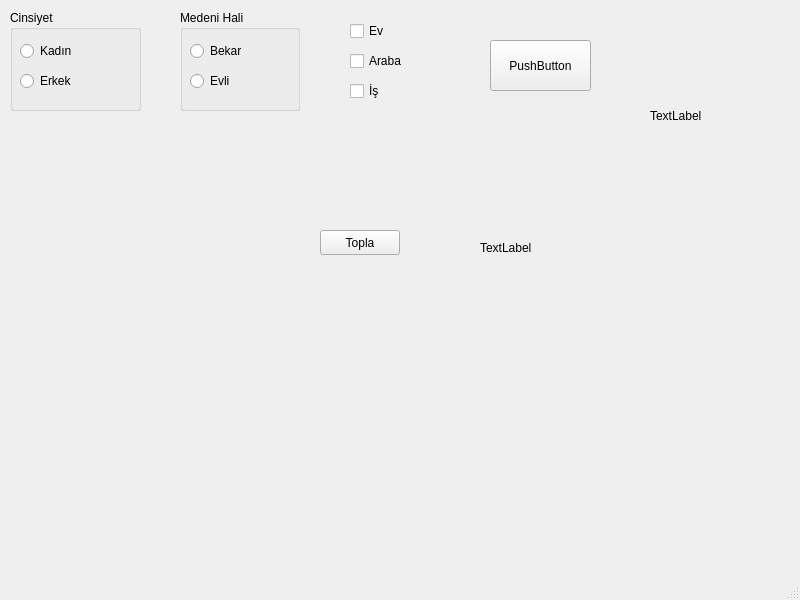
<?xml version="1.0" encoding="UTF-8"?>
<ui version="4.0">
 <class>MainWindow</class>
 <widget class="QMainWindow" name="MainWindow">
  <property name="geometry">
   <rect>
    <x>0</x>
    <y>0</y>
    <width>800</width>
    <height>600</height>
   </rect>
  </property>
  <property name="windowTitle">
   <string>MainWindow</string>
  </property>
  <widget class="QWidget" name="centralwidget">
   <widget class="QCheckBox" name="ev">
    <property name="geometry">
     <rect>
      <x>350</x>
      <y>20</y>
      <width>83</width>
      <height>22</height>
     </rect>
    </property>
    <property name="text">
     <string>Ev</string>
    </property>
   </widget>
   <widget class="QCheckBox" name="araba">
    <property name="geometry">
     <rect>
      <x>350</x>
      <y>50</y>
      <width>83</width>
      <height>22</height>
     </rect>
    </property>
    <property name="text">
     <string>Araba</string>
    </property>
   </widget>
   <widget class="QCheckBox" name="is">
    <property name="geometry">
     <rect>
      <x>350</x>
      <y>80</y>
      <width>83</width>
      <height>22</height>
     </rect>
    </property>
    <property name="text">
     <string>İş</string>
    </property>
   </widget>
   <widget class="QGroupBox" name="groupBox">
    <property name="geometry">
     <rect>
      <x>10</x>
      <y>10</y>
      <width>131</width>
      <height>101</height>
     </rect>
    </property>
    <property name="title">
     <string>Cinsiyet</string>
    </property>
    <widget class="QRadioButton" name="erkek">
     <property name="geometry">
      <rect>
       <x>10</x>
       <y>60</y>
       <width>97</width>
       <height>22</height>
      </rect>
     </property>
     <property name="text">
      <string>Erkek</string>
     </property>
    </widget>
    <widget class="QRadioButton" name="kadin">
     <property name="geometry">
      <rect>
       <x>10</x>
       <y>30</y>
       <width>97</width>
       <height>22</height>
      </rect>
     </property>
     <property name="text">
      <string>Kadın</string>
     </property>
    </widget>
   </widget>
   <widget class="QGroupBox" name="groupBox_2">
    <property name="geometry">
     <rect>
      <x>180</x>
      <y>10</y>
      <width>120</width>
      <height>101</height>
     </rect>
    </property>
    <property name="title">
     <string>Medeni Hali</string>
    </property>
    <widget class="QRadioButton" name="bekar">
     <property name="geometry">
      <rect>
       <x>10</x>
       <y>30</y>
       <width>97</width>
       <height>22</height>
      </rect>
     </property>
     <property name="text">
      <string>Bekar</string>
     </property>
    </widget>
    <widget class="QRadioButton" name="evli">
     <property name="geometry">
      <rect>
       <x>10</x>
       <y>60</y>
       <width>97</width>
       <height>22</height>
      </rect>
     </property>
     <property name="text">
      <string>Evli</string>
     </property>
    </widget>
   </widget>
   <widget class="QPushButton" name="pushButton">
    <property name="geometry">
     <rect>
      <x>490</x>
      <y>40</y>
      <width>101</width>
      <height>51</height>
     </rect>
    </property>
    <property name="text">
     <string>PushButton</string>
    </property>
   </widget>
   <widget class="QLabel" name="label">
    <property name="geometry">
     <rect>
      <x>650</x>
      <y>0</y>
      <width>111</width>
      <height>231</height>
     </rect>
    </property>
    <property name="text">
     <string>TextLabel</string>
    </property>
   </widget>
   <widget class="QPushButton" name="pushButton_2">
    <property name="geometry">
     <rect>
      <x>320</x>
      <y>230</y>
      <width>80</width>
      <height>25</height>
     </rect>
    </property>
    <property name="text">
     <string>Topla</string>
    </property>
   </widget>
   <widget class="QLabel" name="toplam">
    <property name="geometry">
     <rect>
      <x>480</x>
      <y>240</y>
      <width>81</width>
      <height>16</height>
     </rect>
    </property>
    <property name="text">
     <string>TextLabel</string>
    </property>
   </widget>
  </widget>
  <widget class="QMenuBar" name="menubar">
   <property name="geometry">
    <rect>
     <x>0</x>
     <y>0</y>
     <width>800</width>
     <height>25</height>
    </rect>
   </property>
  </widget>
  <widget class="QStatusBar" name="statusbar"/>
 </widget>
 <resources/>
 <connections/>
</ui>
